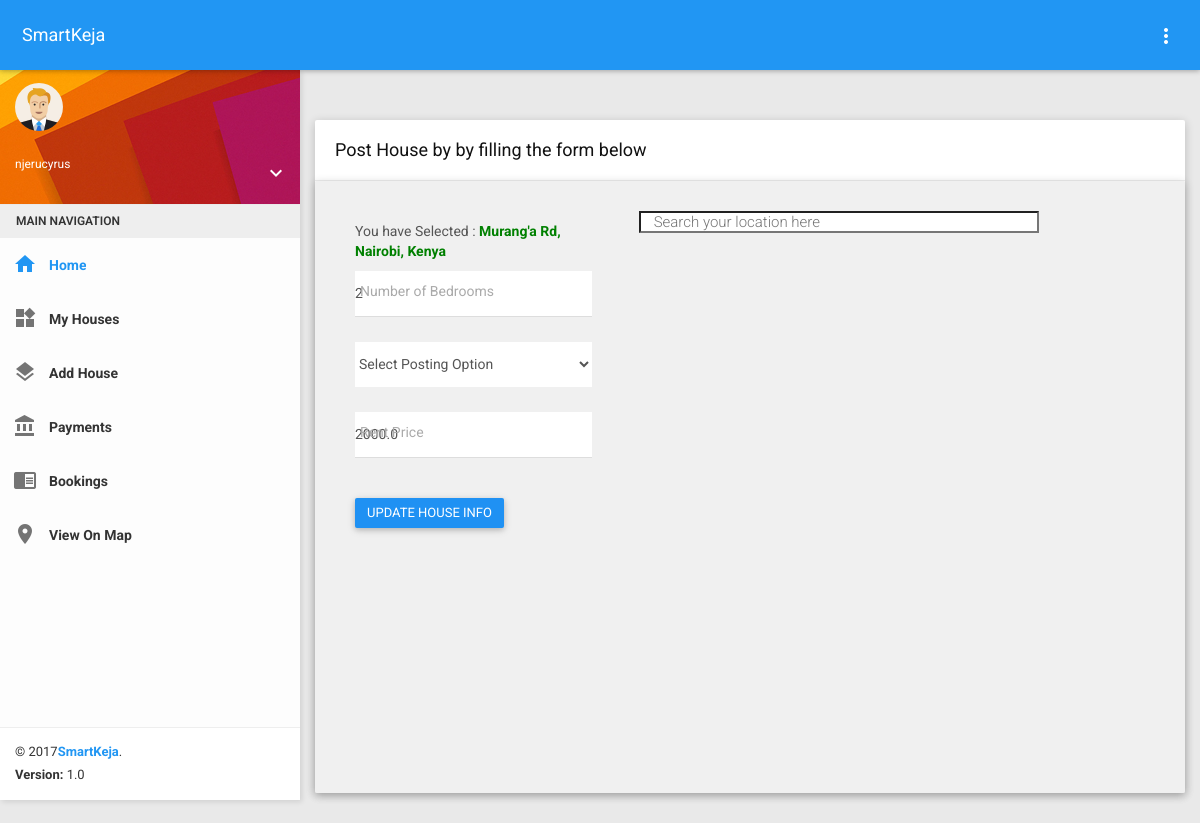
Page /dashboard/myposts/7/update/ (signed in) on the committed database.
### smarthouse/models.py (models this page shows, shortened)
class House(models.Model):
    managed_by = models.ForeignKey(User)
    lat = models.FloatField()
    lng = models.FloatField()
    location = models.CharField(max_length=200)
    rent_price = models.FloatField()
    sale_price = models.FloatField()
    bedrooms = models.IntegerField()
    description = models.TextField()
    on_sale = models.BooleanField(default=False)
    is_available = models.BooleanField(default=True)
    primary_img = models.ImageField(upload_to='uploads/')
    is_published = models.BooleanField(default=False)
    date_posted = models.DateTimeField(auto_now_add=True)
    class Meta:
        ordering = ('-is_available', '-date_posted')

### smarthouse/views.py (the view, shortened to what this page needs)
# urls.py: url(r'^dashboard/myposts/(?P<pk>\d+)/update/$', views.UpdateHouseView.as_view(), name='update_house'),
class UpdateHouseView(LoginRequiredMixin, SuccessMessageMixin, TemplateView):
    template_name = 'dashboard/pages/update_house.html'
    login_url = '/login'
    success_message = 'House Info updated'
    def get_context_data(self, **kwargs):
        context = super(UpdateHouseView, self).get_context_data(**kwargs)
        house = get_object_or_404(House, pk=self.kwargs['pk'])
        context['house'] = house
        return context

### smarthouse/context_processors.py (called while the page is built)
def get_account_type(request):
    account_type = ''
    phone_number = ''
    context = dict({})
    try:
        if request.user.is_authenticated:
            agent_exists = Agent.objects.filter(user=request.user)[:1].exists()
            if agent_exists:
                account_type = 'agent'
                agent = Agent.objects.get(user=request.user)
                phone_number = agent.phone_number
            if request.user.is_staff:
                account_type = "owner"
                house_owner = HouseOwner.objects.get(user=request.user)
                phone_number = house_owner.phone_number
            if not request.user.is_staff and not agent_exists:
                account_type = "client"
    except (Agent.DoesNotExist, HouseOwner.DoesNotExist):
        pass
    context['account_type'] = account_type
    context['phone_number'] = phone_number
    return context

def get_house_posts(request):
    context = dict({})
    houses = House.objects.all()
    context['house_options'] = houses
    return context

### smartkeja/templates/dashboard/pages/update_house.html (shortened to what this page needs)
{% extends 'dashboard/index.html' %}
{% load  staticfiles %}
{% block content %}
    <div class="row clearfix">
        <div class="card">
            <div class="header">
                <h2>
                    Post House by by filling the form below
                </h2>
            </div>
            <div class="container-fluid card body" style="background: #f0f0f0;">
                <div class="col-md-4 body">
                    You have Selected : <span style="color: green;font-weight: bold;" id="location_text">{{ house.location }}</span>
                    <form method="post" name="create_house_post_form" action="#" style="margin-top: 10px;"
                          onsubmit="return checkLocationSelected()" enctype="multipart/form-data">
                        <div class="form-group form-float">
                            <div class="form-line">
                                <input type="number" id="id_bedrooms" name="bedrooms" class="form-control custom-input" value="{{ house.bedrooms }}"
                                       required>
                                <label class="form-label lbl-input">Number of Bedrooms</label>
                            </div>
                        </div>
                        <div class="form-group">
                            <select class="form-control custom-input" id="posting_for" name="posting_for">
                                <option value="">Select Posting Option</option>
                            </select>
                        </div>
                        <div id="rent_price">
                            <div class="form-group form-float">
                                <div class="form-line">
                                    <input type="number" id="id_rent_price" name="id_rent_price" value="{{ house.rent_price }}"
                                           class="form-control custom-input">
                                    <label class="form-label lbl-input">Rent Price</label>
                                </div>
                            </div>
                        </div>
                        <button type="submit" class="btn btn-primary m-t-15 waves-effect">UPDATE HOUSE INFO</button>
                    </form>
                </div>
                <div class="col-md-8">
                    <input id="pac-input" class="controls" type="text" placeholder="Search your location here"
                           style="margin-top: 10px;">
                    <div id="map"style="height: 520px; width:auto ;" ></div>
                </div>
            </div>
        </div>
    </div>
{% endblock %}

### smartkeja/templates/dashboard/index.html (shortened to what this page needs)
﻿{% load staticfiles %}
<!DOCTYPE html>
<html>
<head>
    {% include 'css.html' %}
</head>
<body class="theme-blue">
    <nav class="navbar">
        <div class="container-fluid">
            <div class="navbar-header">
                <a class="navbar-brand" href="#">SmartKeja</a>
            </div>
            <div class="collapse navbar-collapse" id="navbar-collapse">
                <ul class="nav navbar-nav navbar-right">
                    <li class="pull-right"><a href="javascript:void(0);" class="js-right-sidebar" data-close="true"><i class="material-icons">more_vert</i></a></li>
                </ul>
            </div>
        </div>
    </nav>
    <section>
        <aside id="leftsidebar" class="sidebar">
            <div class="user-info">
                <div class="image">
                    <img src="{% static 'images/user.png' %}" width="48" height="48" alt="User" />
                </div>
                <div class="info-container">
                    <div class="email">{{ request.user }}</div>
                    <div class="btn-group user-helper-dropdown">
                        <i class="material-icons" data-toggle="dropdown" aria-haspopup="true" aria-expanded="true">keyboard_arrow_down</i>
                    </div>
                </div>
            </div>
            <div class="menu">
                <ul class="list">
                    <li class="header">MAIN NAVIGATION</li>
                    <li class="active">
                        <a href="{% url 'smarthouse:dashboard_index' %}">
                            <i class="material-icons">home</i>
                            <span>Home</span>
                        </a>
                    </li>
                    <li>
                        <a href="{% url 'smarthouse:myposts' %}">
                            <i class="material-icons">widgets</i>
                            <span>My Houses</span>
                        </a>
                    </li>
                    <li>
                        <a href="{% url 'smarthouse:post_house' %}">
                            <i class="material-icons">layers</i>
                            <span>Add House</span>
                        </a>
                    </li>
                    <li>
                        <a href="{% url 'smarthouse:payments' %}">
                            <i class="material-icons">account_balance</i>
                            <span>Payments</span>
                        </a>
                    </li>
                    <li>
                        <a href="{% url 'smarthouse:my_house_booking' %}">
                            <i class="material-icons">chrome_reader_mode</i>
                            <span>Bookings</span>
                        </a>
                    </li>
                    <li>
                        <a href="{% url 'smarthouse:map_view' %}">
                            <i class="material-icons">place</i>
                            <span>View On Map</span>
                        </a>
                    </li>
                </ul>
            </div>
            <div class="legal">
                <div class="copyright">
                    &copy; 2017<a href="javascript:void(0);">SmartKeja</a>.
                </div>
                <div class="version">
                    <b>Version: </b> 1.0
                </div>
            </div>
        </aside>
    </section>
    <section class="content">
        <div class="container-fluid">
            <div class="row clearfix">
                <div class="col-xs-12 col-sm-12 col-md-12 col-lg-12">
                    {% block content %}{% endblock %}
                </div>
            </div>
        </div>
    </section>
</body>
</html>

### smartkeja/static_files/css/themes/all-themes.css (style rules this page uses)
.theme-blue .navbar { background-color: #2196F3; }
.theme-blue .navbar-brand { color: #fff; }
.theme-blue .nav > li > a { color: #fff; }
.theme-blue .sidebar .menu .list li.active { background-color: transparent; }
.theme-blue .sidebar .menu .list li.active > :first-child i, .theme-blue .sidebar .menu .list li.active > :first-child span { color: #2196F3; }
.theme-blue .sidebar .legal { background-color: #fff; }
.theme-blue .sidebar .legal .copyright a { color: #2196F3 !important; }

### rows in the picture
House: location "Murang'a Rd, Nairobi, Kenya", bedrooms "2", id_rent_price "2000.0"

### other values in the picture
{{ request.user }} "njerucyrus"
